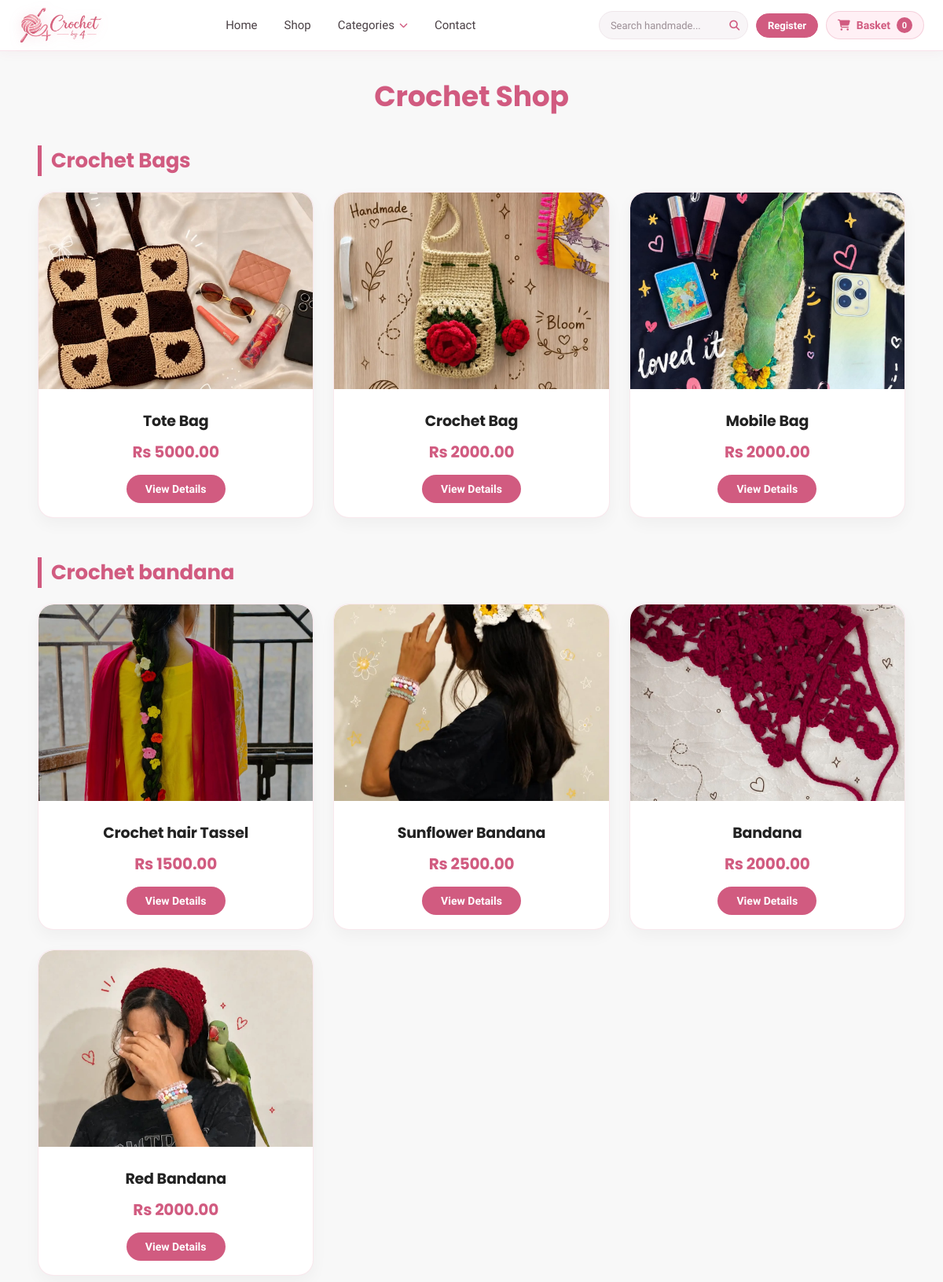
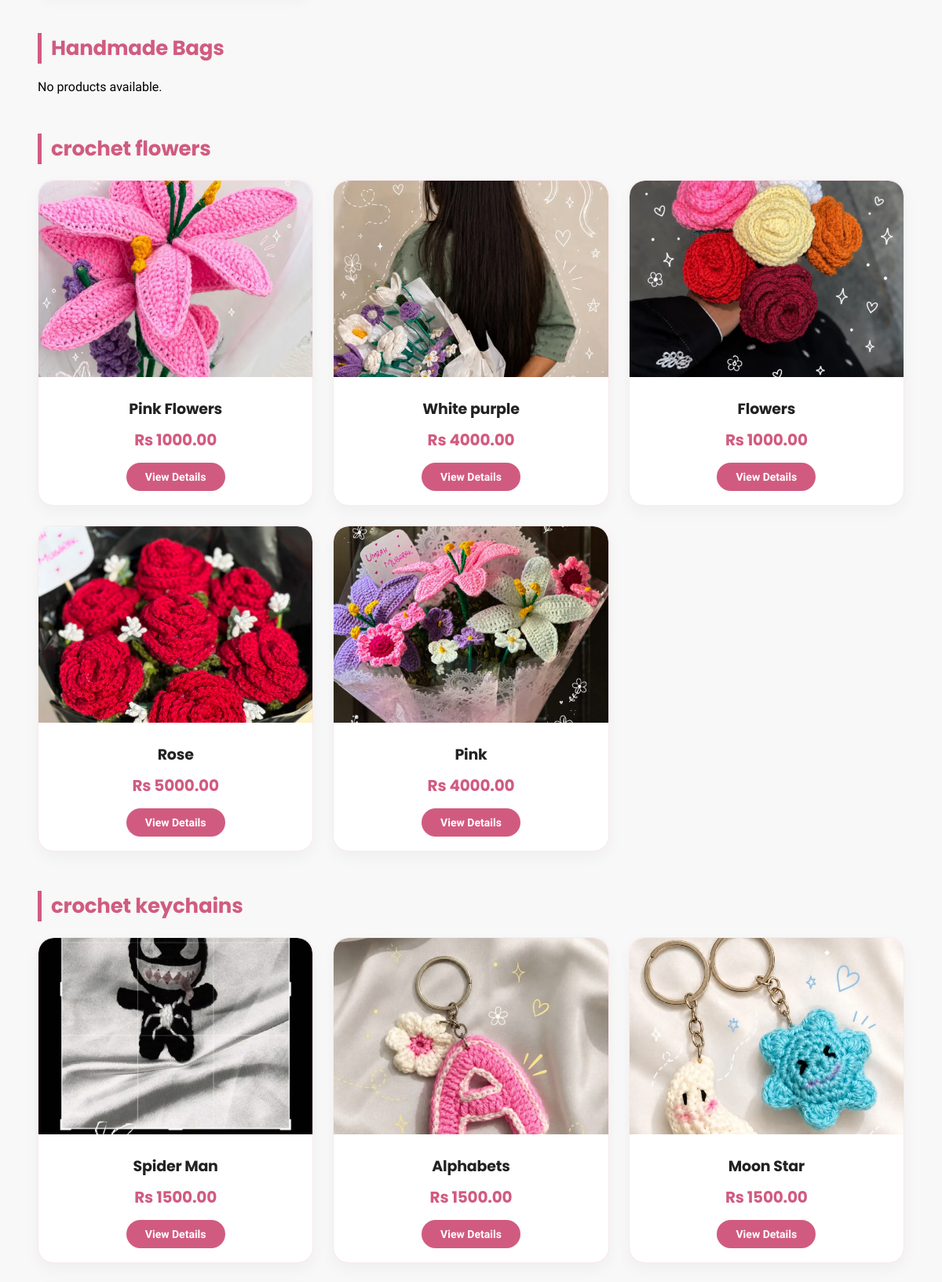
The app's page /shop/ (upper part) with its own data (2 pictures, top to bottom).
### store/models.py (models this page shows, shortened)
class Category(models.Model):
    name = models.CharField(max_length=100, unique=True)
    slug = models.SlugField(max_length=100, unique=True)
    class Meta:
        verbose_name_plural = "Categories"
        ordering = ["name"]

class ProductImage(models.Model):
    product = models.ForeignKey(
        Product,
        related_name="images",
        on_delete=models.CASCADE
    )
    image = models.ImageField(
        upload_to="products/",
    blank=True,
    null=True
    )
    alt_text = models.CharField(
        max_length=255,
        blank=True
    )
    is_feature = models.BooleanField(
        default=False
    )
    created = models.DateTimeField(
        auto_now_add=True
    )
    class Meta:
        verbose_name_plural = "Product Images"

class Product(models.Model):
    category = models.ForeignKey(
        Category,
        related_name="products",
        on_delete=models.CASCADE
    )
    created_by = models.ForeignKey(
        User,
        related_name="products",
        on_delete=models.CASCADE
    )
    title = models.CharField(max_length=255)
    slug = models.SlugField(max_length=255, unique=True)
    author = models.CharField(
        max_length=255,
        default="Admin"
    )
    description = models.TextField(blank=True)
    price = models.DecimalField(
        max_digits=10,
        decimal_places=2
    )
    in_stock = models.BooleanField(default=True)
    is_active = models.BooleanField(default=True)
    views_count = models.PositiveIntegerField(default=0)
    created = models.DateTimeField(auto_now_add=True)
    updated = models.DateTimeField(auto_now=True)
    class Meta:
        verbose_name_plural = "Products"
        ordering = ["-created"]
    def get_absolute_url(self):
        return reverse(
            "store:product_detail",
            args=[self.slug]
        )

### store/views.py (the view)
# urls.py: path('shop/', views.shop, name='shop'),
def shop(request):
    categories = Category.objects.prefetch_related(
        "products__images"
    ).all()
    return render(
        request,
        "store/shop.html",
        {
            "categories": categories
        }
    )

### basket/basket.py (called while the page is built)
    def __len__(self):
        return sum(item['qty'] for item in self.basket.values())

    def get_subtotal(self):
        subtotal = sum(
            Decimal(item['price']) * item['qty']
            for item in self.basket.values()
        )
        return Decimal(subtotal).quantize(Decimal('0.01')) if subtotal else Decimal('0.00')

    def get_tax(self):
        return Decimal('0.00')

    def get_shipping_price(self):
        if len(self) == 0 or self.get_subtotal() == Decimal('0.00'):
            return Decimal('0.00')
        return Decimal('200.00')

    def get_total_price(self):
        if len(self) == 0 or self.get_subtotal() == Decimal('0.00'):
            return Decimal('0.00')
        total = self.get_subtotal() + self.get_shipping_price()
        return total.quantize(Decimal('0.01'))

### basket/context_processors.py (called while the page is built)
def basket(request):
    return{ 'basket': Basket(request)}

### store/views.py (called while the page is built)
def categories(request):
    return{
        'categories': Category.objects.all()
    }

### templates/store/shop.html (shortened to what this page needs)
{% extends "store/base.html" %}
{% block content %}
<div class="shop-container">
<h1 class="shop-title">
    Crochet Shop
</h1>
{% for category in categories %}
<div class="category-section">
<h2 class="category-title">
{{ category.name }}
</h2>
<div class="product-grid">
{% for product in category.products.all %}
<div class="product-card">
<a href="{{ product.get_absolute_url }}">
<div class="product-slider">
{% for image in product.images.all %}
<img
src="{{ image.image.url }}"
class="{% if forloop.first %}active{% endif %}">
{% endfor %}
</div>
</a>
<div class="product-info">
<h3>
<a href="{{ product.get_absolute_url }}">
{{ product.title }}
</a>
</h3>
<p class="price">
Rs {{ product.price }}
</p>
<a
href="{{ product.get_absolute_url }}"
class="details-btn">
View Details
</a>
</div>
</div>
{% empty %}
<p>
No products available.
</p>
{% endfor %}
</div>
</div>
{% endfor %}
</div>
{% endblock %}

### templates/store/base.html (style rules this page uses)
:root { --font-branding: 'Poppins', -apple-system, BlinkMacSystemFont, 'Segoe UI', Roboto, sans-serif; --font-ui: 'Plus Jakarta Sans', -apple-system, BlinkMacSystemFont, 'Segoe UI', Roboto, sans-serif; --font-rounded: var(--font-branding); --font-body: var(--font-ui); --brand-primary: #D15B80; --brand-primary-hover: #B84368; --brand-primary-light: #FFF0F5; --brand-primary-subtle: rgba(209, 91, 128, 0.12); --brand-border: rgba(209, 91, 128, 0.2); --brand-dark: #2D2529; --brand-muted: #6B5C64; --brand-bg: #FAF7F8; --brand-gradient: linear-gradient(135deg, #D15B80 0%, #B84368 100%); }
* { margin: 0; padding: 0; box-sizing: border-box; font-family: var(--font-ui); }
h1, h2, h3, h4, h5, h6, .hero-text h1, .hero-banner-title, .featured h2, .category-title, .shop-title, .section-title, .why h2, .why-box h3, .cart-header h2, .checkout-title, .billing-header-title, .contact-title, .contact-card h2, .auth-card h2, .order-confirmed-box h1, .card h3, .card h3 a, .product-info h1, .product-info h3, .product-info h3 a, .product-card .product-info h3, .product-card .product-info h3 a, .item-details h4, .order-product-details h4, .summary-product h4, .price, .order-item-price, .total-price, .total-box, .brand-title, .brand-sub { font-family: var(--font-branding) !important; letter-spacing: -0.2px; }
body, p, span, label, input, textarea, select, button, .desktop-nav > ul > li > a, .dropdown-toggle-btn, .dropdown-menu li a, .mobile-nav-links a, .mobile-dropdown-btn, .auth-link, .auth-btn, .btn, .welcome-user, .cart-btn, .basket-text, .basket-badge, .shop-btn, .buy-btn, .details-btn, .checkout, .complete-order-btn, .whatsapp-action-btn, .add-to-cart-btn, .contact-submit-btn { font-family: var(--font-ui) !important; }
body { background: #f8f8f8; overflow-x: hidden; }

### templates/store/shop.html (style rules this page uses)
.shop-container { width:92%; max-width:1300px; margin:30px auto; }
.shop-title { text-align:center; color:#D15B80; margin-bottom:35px; font-size:36px; font-weight:700; }
.category-section { margin-bottom:50px; }
.category-title { font-size:26px; color:#D15B80; margin-bottom:20px; border-left:5px solid #D15B80; padding-left:12px; }
.product-grid { display:grid; grid-template-columns:repeat(auto-fill, minmax(260px, 1fr)); gap:25px; }
.product-card { background:#ffffff; border: 1px solid rgba(209, 91, 128, 0.14); border-radius:20px; overflow:hidden; box-shadow:0 8px 20px rgba(0,0,0,.04); transition:.3s; display:flex; flex-direction:column; justify-content:space-between; }
.product-slider { position:relative; width:100%; height:250px; overflow:hidden; border-radius:20px 20px 0 0; background:#f9f9f9; }
.product-slider img { position:absolute; top:0; left:0; width:100%; height:100%; object-fit:cover; opacity:0; transition:opacity .8s ease; }
.product-slider img.active { opacity:1; }
.product-info { padding:18px; text-align:center; }
.product-info h3 { margin:8px 0; font-size:19px; }
.product-info h3 a { color:#222; text-decoration:none; transition:.3s; }
.price { color:#D15B80; font-size:20px; font-weight:bold; margin:10px 0 14px; }
.details-btn { display:inline-block; background:#D15B80; color:white; padding:10px 24px; border-radius:30px; text-decoration:none; font-weight:600; font-size:14px; transition:.3s; }

### records on screen
Category: name "Crochet Bags"
Product: title "Tote Bag", price "5000.00"
ProductImage: image (picture)
Product: title "Crochet Bag", price "2000.00"
ProductImage: image (picture)
Product: title "Mobile Bag", price "2000.00"
ProductImage: image (picture)
Category: name "Crochet bandana"
Product: title "Crochet hair Tassel", price "1500.00"
ProductImage: image (picture)
Product: title "Sunflower Bandana", price "2500.00"
ProductImage: image (picture)
Product: title "Bandana", price "2000.00"
ProductImage: image (picture)
Product: title "Red Bandana", price "2000.00"
ProductImage: image (picture)
Category: name "Handmade Bags"
Category: name "crochet flowers"
Product: title "Pink Flowers", price "1000.00"
ProductImage: image (picture)
Product: title "White purple", price "4000.00"
ProductImage: image (picture)
Product: title "Flowers", price "1000.00"
ProductImage: image (picture)
Product: title "Rose", price "5000.00"
ProductImage: image (picture)
Product: title "Pink", price "4000.00"
ProductImage: image (picture)
Category: name "crochet keychains"
Product: title "Spider Man", price "1500.00"
ProductImage: image (picture)
Product: title "Alphabets", price "1500.00"
ProductImage: image (picture)
Product: title "Moon Star", price "1500.00"
ProductImage: image (picture)

### other values on screen
{{ total_qty }} "0"
